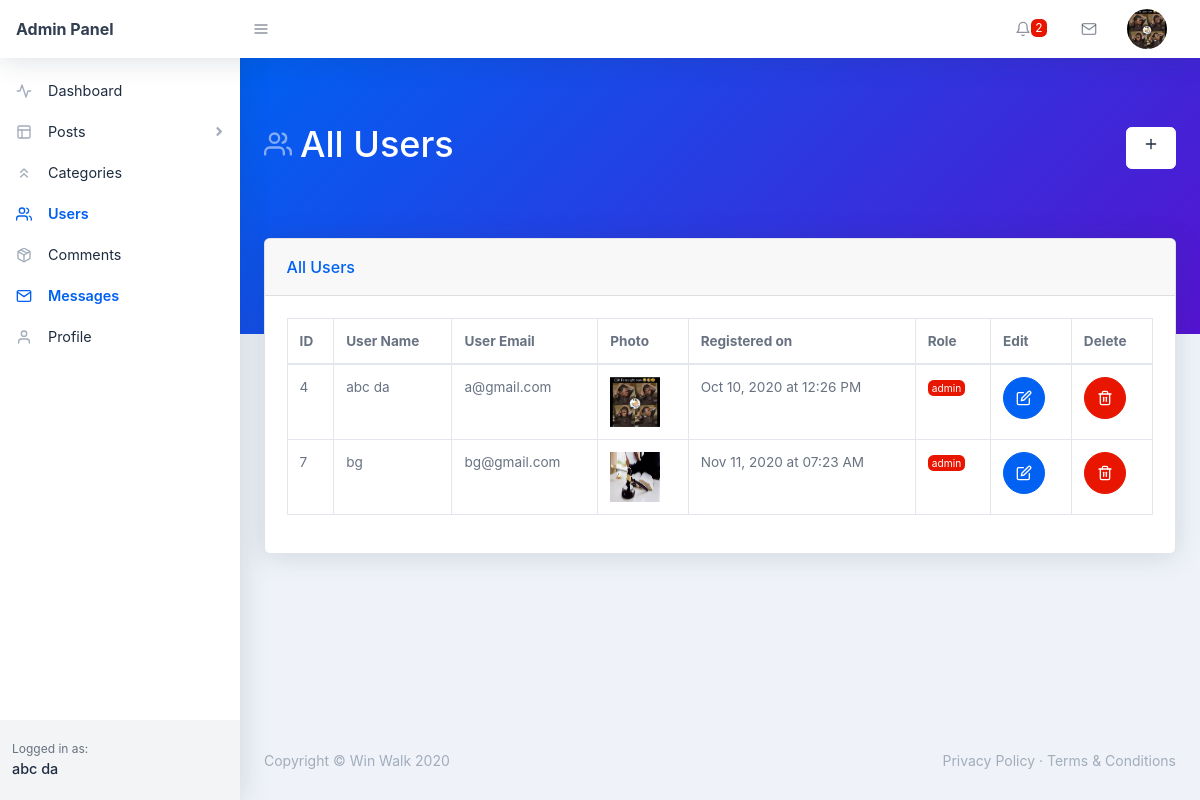
Screenshot of /backend/users.php (signed in) with the database file from the repository.
### tables this page shows
CREATE TABLE `users` (
  `user_id` int(11) NOT NULL,
  `user_name` varchar(255) NOT NULL,
  `user_nickname` varchar(255) NOT NULL,
  `user_email` varchar(255) NOT NULL,
  `user_password` varchar(255) NOT NULL,
  `user_photo` text NOT NULL,
  `registered_on` varchar(255) NOT NULL,
  `user_role` varchar(255) NOT NULL DEFAULT 'Subscriber'
);

### backend/users.php (the view, shortened to what the rows shown need)
<?php require_once('./includes/header.php'); ?>
    <body class="nav-fixed">
        <?php require_once('./includes/top-navbar.php'); ?>
        <div id="layoutSidenav">
            <div id="layoutSidenav_nav">
                <?php
                    require_once("./includes/left-sidebar.php");
                ?>
            </div>
            <div id="layoutSidenav_content">
                <main>
                    <div class="page-header pb-10 page-header-dark bg-gradient-primary-to-secondary">
                        <div class="container-fluid">
                            <div class="page-header-content d-flex align-items-center justify-content-between text-white">
                                <h1 class="page-header-title">
                                    <div class="page-header-icon"><i data-feather="users"></i></div>
                                    <span>All Users</span>
                                </h1>
                            </div>
                        </div>
                    </div>
                    <div class="container-fluid mt-n10">
                        <div class="card mb-4">
                            <div class="card-body">
                                <div class="datatable table-responsive">
                                    <table class="table table-bordered table-hover" id="dataTable" width="100%" cellspacing="0">
                                        <thead>
                                            <tr>
                                                <th>ID</th>
                                                <th>User Name</th>
                                                <th>User Email</th>
                                                <th>Photo</th>
                                                <th>Registered on</th>
                                                <th>Role</th>
                                                <th>Edit</th>
                                                <th>Delete</th>
                                            </tr>
                                        </thead>
                                        <tbody>
                                            <?php
                                                $sql = "SELECT * FROM users";
                                                $stmt = $pdo->prepare($sql);
                                                $stmt->execute();
                                                while($users = $stmt->fetch(PDO::FETCH_ASSOC)) {
                                                    $user_id = $users['user_id'];
                                                    $user_name = $users['user_name'];
                                                    $user_email = $users['user_email'];
                                                    $user_photo = $users['user_photo'];
                                                    $registered_on = $users['registered_on'];
                                                    $user_role = $users['user_role'];
                                                    ?>
                                                    <tr>
                                                        <td><?php echo $user_id; ?></td>
                                                        <td>
                                                            <?php echo $user_name; ?>
                                                        </td>
                                                        <td>
                                                            <?php echo $user_email; ?>
                                                        </td>
                                                        <td>
                                                            <img src="./assets/img/<?php echo $user_photo; ?>" width="50" height="50" />
                                                        </td>
                                                        <td><?php echo $registered_on; ?></td>
                                                        <td>
                                                            <div class="badge badge-<?php echo $user_role=="admin"?"red":"success"; ?>">
                                                                <?php echo $user_role; ?>
                                                            </div>
                                                        </td>
                                                        <td>
                                                            <?php
                                                                if(isset($_COOKIE['_uid_'])) {
                                                                    $u_id = base64_decode($_COOKIE['_uid_']);
                                                                } else if(isset($_SESSION['user_id'])) {
                                                                    $u_id = $_SESSION['user_id'];
                                                                } else {
                                                                    $u_id = -1;
                                                                }
                                                            ?>
                                                            <?php
                                                                if($user_id == $u_id) { ?>
                                                                    <button title="You can't edit yourself!" class="btn btn-primary btn-icon"><i data-feather="edit"></i></button>
                                                               <?php } else { ?>
                                                                <form action="user-update.php" method="POST">
                                                                    <button name="edit-user" class="btn btn-primary btn-icon"><i data-feather="edit"></i></button>
                                                                </form>
                                                              <?php }
                                                            ?>
                                                        </td>
                                                        <td>
                                                            <?php
                                                                if(isset($_COOKIE['_uid_'])) {
                                                                    $u_id = base64_decode($_COOKIE['_uid_']);
                                                                } else if(isset($_SESSION['user_id'])) {
                                                                    $u_id = $_SESSION['user_id'];
                                                                } else {
                                                                    $u_id = -1;
                                                                }
                                                            ?>
                                                            <?php
                                                                if($user_id == $u_id) { ?>
                                                                    <button title="You can't delete yourself!" class="btn btn-red btn-icon"><i data-feather="trash-2"></i></button>
                                                                <?php } else { ?>
                                                                    <form action="users.php" method="POST">
                                                                        <button name="user" type="submit" class="btn btn-red btn-icon"><i data-feather="trash-2"></i></button>
                                                                    </form>
                                                                <?php }
                                                            ?>
                                                        </td>
                                                    </tr>
                                               <?php }
                                            ?>
                                        </tbody>
                                    </table>
                                </div>
                            </div>
                        </div>
                    </div>
                </main>
<?php require_once('./includes/footer.php'); ?>

### backend/includes/top-navbar.php (shortened to what the rows shown need)
<nav class="topnav navbar navbar-expand shadow navbar-light bg-white" id="sidenavAccordion">
    <ul class="navbar-nav align-items-center ml-auto">
        <?php
            if(isset($_COOKIE['_uid_'])) {
                $user_id = base64_decode($_COOKIE['_uid_']);
            } else if(isset($_SESSION['user_id'])) {
                $user_id = $_SESSION['user_id'];
            } else {
                $user_id = -1;
            }
            $sql = "SELECT * FROM users WHERE user_id = :id";
            $stmt = $pdo->prepare($sql);
            $stmt->execute([
                ':id' => $user_id
            ]);
            $user = $stmt->fetch(PDO::FETCH_ASSOC);
            $user_photo = $user['user_photo'];
        ?>
        <li class="nav-item dropdown no-caret mr-3 dropdown-user">
            <a class="btn btn-icon btn-transparent-dark dropdown-toggle" id="navbarDropdownUserImage" href="javascript:void(0);" role="button" data-toggle="dropdown" aria-haspopup="true" aria-expanded="false"><img class="img-fluid" src="./assets/img/<?php echo $user_photo; ?>"/></a>
        </li>
    </ul>
</nav>

### backend/includes/left-sidebar.php (shortened to what the rows shown need)
 <nav class="sidenav shadow-right sidenav-light">
        <div class="sidenav-footer">
            <div class="sidenav-footer-content">
                <div class="sidenav-footer-subtitle">Logged in as:</div>
                 <?php
                    if(isset($_COOKIE['_uid_'])) {
                        $user_id = base64_decode($_COOKIE['_uid_']);
                    } else if(isset($_SESSION['user_id'])) {
                        $user_id = $_SESSION['user_id'];
                    } else {
                        $user_id = -1;
                    }
                    $sql = "SELECT * FROM users WHERE user_id = :id";
                    $stmt = $pdo->prepare($sql);
                    $stmt->execute([
                        ':id' => $user_id
                    ]);
                    $user = $stmt->fetch(PDO::FETCH_ASSOC);
                    $user_name = $user['user_name'];
                ?>
                <div class="sidenav-footer-title"><?php echo $user_name; ?></div>
            </div>
        </div>
</nav>

### rows the page displays
users: user_photo (picture), user_name "abc da", user_id "4", user_email "a@gmail.com", registered_on "Oct 10, 2020 at 12:26 PM", user_role "admin"
users: user_id "7", user_name "bg", user_email "bg@gmail.com", user_photo (picture), registered_on "Nov 11, 2020 at 07:23 AM", user_role "admin"

### other values shown
$count_comment "2"
